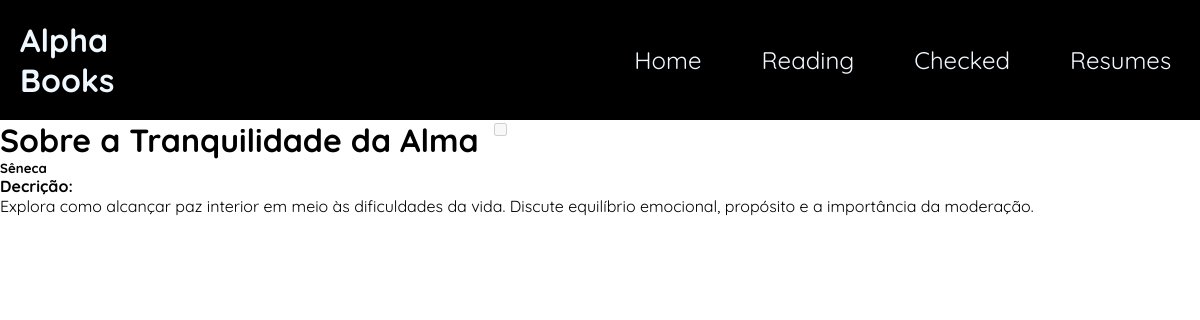
Screenshot of /books/1 with the database file from the repository.
### app/models.py (models this page shows)
class Books(Base):
    __tablename__ = "books"
    id = Column(Integer, primary_key=True, index=True)
    title = Column(String, nullable=False)
    author = Column(String, nullable=False)
    year = Column(String)
    description = Column(String)
    page = Column(Integer, default=0)
    read = Column(Boolean, default=False)

### app/routes/book_router.py (the view)
@router.get("/books/{id_books}", response_class=HTMLResponse )
async def details_id(request:Request, id_books:int, db:Session=Depends(get_db)):
    book = db.query(Books).filter(Books.id == id_books).first()
    outros_livros = db.query(Books).filter(Books.id != id_books).all()
    return templates.TemplateResponse("details.html", {
        "request":request, "book":book
    })

### app/view/templates/details.html (shortened to what this page needs)
<!DOCTYPE html>
<html lang="en">
<head>
    <link rel="stylesheet" href="../static/css/details.css">
</head>
<body>
     <div class="header">
        <h1>Alpha Books</h1>
        <nav>
            <ul>
                <li><a href="">Home</a></li>
                <li><a href="">Reading</a></li>
                <li><a href="">Checked</a></li>
                <li><a href="">Resumes</a></li>
            </ul>
        </nav>
    </div>
    <div class="container">
    <div class="content">
    <h1>{{ book.title }}</h1>
    <label class="check">
        <input class="check-input" type="checkbox" disabled {% if book.read %}checked{% endif %}>
    </label>
    </div>
    <h5>{{book.author}}</h5>
    <h4>Decrição:</h4>
    <p>{{ book.description }}</p>
    </div>
</body>
</html>

### app/view/static/css/details.css (style rules this page uses)
* { font-family: "Quicksand", sans-serif; margin: 0; padding: 0; box-sizing: border-box; }
.header { display: flex; width: 100%; height: 100%; background-color: black; color: aliceblue; padding: 20px; justify-content: flex-start; align-items: center; }
.header li { font-size: 24px; padding: 20px; }
.header ul { list-style: none; display: flex; gap: 20px; padding-left: 500px; margin: 0; }
.header a { text-decoration: none; color: aliceblue; }
.container { align-items: center; justify-content: center; }
.content { display: flex; gap: 15px; }
.content h1 { margin: 0; }

### rows the page displays
Books: title "Sobre a Tranquilidade da Alma", author "Sêneca", description "Explora como alcançar paz interior em meio às dificuldades da vida. Discute equilíbrio emocional, propósito e a importância da moderação."
